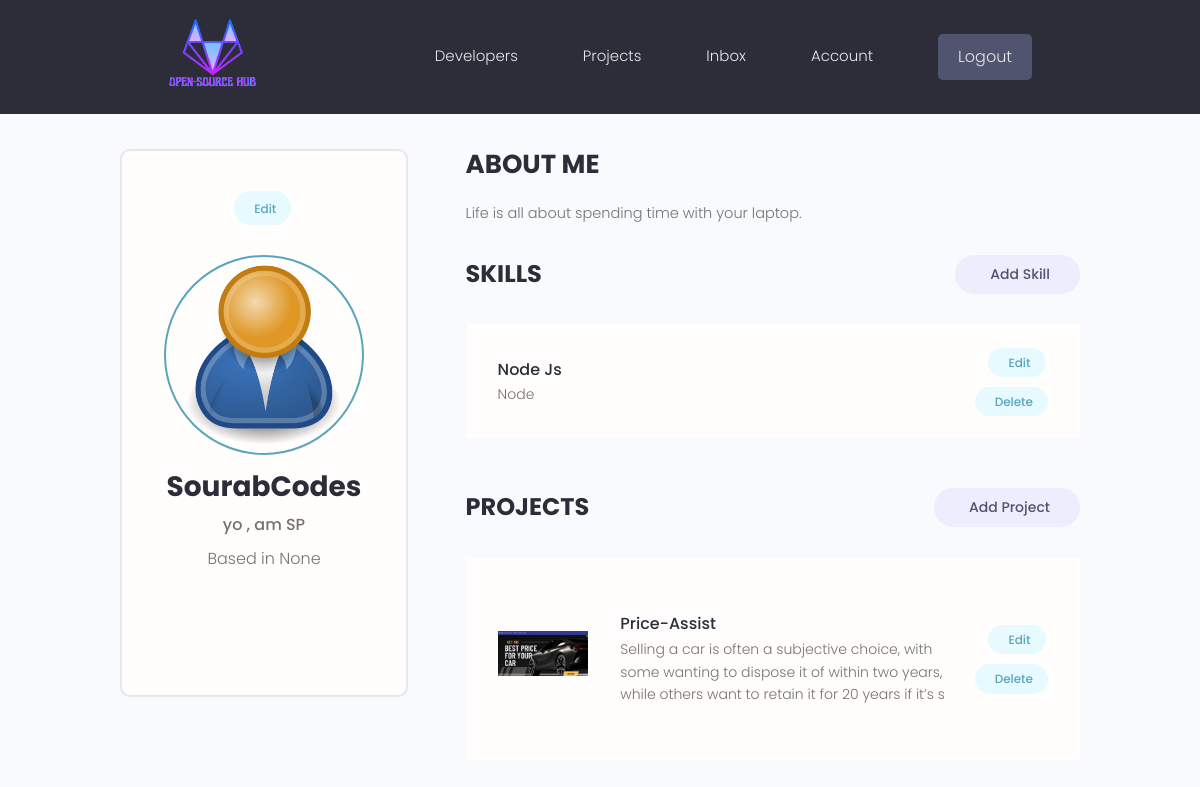
Page /users/account/ (signed in) on the committed database.
### users/models.py (models this page shows, shortened)
class Profile(models.Model):
    user=models.OneToOneField(User, on_delete=models.CASCADE, null=True,blank=True)
    name=models.CharField(max_length=200,blank=True,null=True)
    email=models.EmailField(max_length=500, blank=True, null=True)
    username=models.CharField(max_length=200,blank=True,null=True)
    location=models.CharField(max_length=200,blank=True,null=True)
    short_intro=models.CharField(max_length=200,blank=True,null=True)
    bio=models.TextField(blank=True,null=True)
    profile_image=models.ImageField(null=True,blank=True, upload_to='profiles/',default="profiles/user-default.png")
    github=models.CharField(max_length=200,blank=True,null=True)
    linkedin=models.CharField(max_length=200,blank=True,null=True)
    portfolio=models.CharField(max_length=200,blank=True,null=True)
    created=models.DateTimeField(auto_now_add=True)
    id=models.UUIDField(default=uuid.uuid4,primary_key=True,editable=False)

class Skill(models.Model):
    owner=models.ForeignKey(
        Profile,on_delete=models.CASCADE,null=True,blank=True
    )
    name=models.CharField(max_length=200,blank=True,null=True)
    description=models.TextField(null=True, blank=True)
    created=models.DateTimeField(auto_now_add=True)
    id=models.UUIDField(default=uuid.uuid4,unique=True,primary_key=True,editable=False)

### projects/models.py (models this page shows, shortened)
class Project(models.Model):
    owner=models.ForeignKey(Profile,null=True,on_delete=models.SET_NULL)
    title=models.CharField(max_length=200)
    featured_image=models.ImageField(default="",null=True, blank=True)
    description=models.TextField(null=True,blank=True)
    demo_link=models.CharField(max_length=2000, null=True, blank=True)
    source_link=models.CharField(max_length=2000, null=True, blank=True)
    tags=models.ManyToManyField("Tag", blank=True)
    vote_total=models.IntegerField(default=0,null=True,blank=True)
    vote_ratio=models.IntegerField(default=0,null=True,blank=True)
    created=models.DateTimeField(auto_now_add=True)
    id=models.UUIDField(default=uuid.uuid4,unique=True,primary_key=True,editable=False)
    class Meta:
        ordering=['-vote_ratio','-vote_total','title']

### users/views.py (the view)
# urls.py: path('account/',views.UserAcccount,name='account'),
@login_required(login_url="login")
def UserAcccount(request):
    profile=request.user.profile
    skills=profile.skill_set.all()
    projects=profile.project_set.all()
    context={'profile':profile,'skills':skills,'projects':projects}
    return render(request,'users/account.html',context)

### users/templates/users/account.html (shortened to what this page needs)
{% extends 'basic.html' %}
{% block content %}
  <main class="settingsPage profile my-md">
    <div class="container">
      <div class="layout">
        <div class="column column--1of3">
          <div class="card text-center">
            <div class="card__body dev">
              <a class="tag tag--pill tag--main settings__btn" href="{% url 'edit_account'%}"> Edit</a>
              <img class="avatar avatar--xl dev__avatar" src="{{profile.profile_image.url}}" />
              <h2 class="dev__name">{{profile.name}}</h2>
              <p class="dev__title">{{profile.short_intro}}</p>
              <p class="dev__location">Based in {{profile.location}}</p>
              <ul class="dev__social">
              </ul>
            </div>
          </div>
        </div>
        <div class="column column--2of3">
          <div class="devInfo">
            <h3 class="devInfo__title">About Me</h3>
            <p class="devInfo__about">
              {{profile.bio}}
            </p>
          </div>
          <div class="settings">
            <h3 class="settings__title">Skills</h3>
            <a class="tag tag--pill tag--sub settings__btn tag--lg" href="{% url 'create_skill' %}"> Add Skill</a>
          </div>
          <table class="settings__table">
            {% for skill in skills %}
            <tr>
              <td class="settings__tableInfo">
                <h4>{{skill.name}}</h4>
                <p>
                  {{skill.description}}
                </p>
              </td>
              <td class="settings__tableActions">
                <a class="tag tag--pill tag--main settings__btn" href="{% url 'update_skill' skill.id %}"> Edit</a>
                <a class="tag tag--pill tag--main settings__btn" href="{% url 'delete_skill' skill.id %}?next=/account">
                  Delete</a>
              </td>
            </tr>
            {% endfor %}
          </table>
          <div class="settings">
            <h3 class="settings__title">Projects</h3>
            <a class="tag tag--pill tag--sub settings__btn tag--lg" href="{% url 'createproject'%}"> Add Project</a>
          </div>
          <table class="settings__table">
            {% for project in projects %}
            <tr>
              <td class="settings__thumbnail">
                <a href="{% url 'project' project.id %}"><img src="{{project.featured_image.url}}" alt="Project Thumbnail" /></a>
              </td>
              <td class="settings__tableInfo">
                <a href="{% url 'project' project.id %}">{{project.title}}</a>
                <p>
                  {{project.description|slice:"150"}}
                </p>
              </td>
              <td class="settings__tableActions">
                <a class="tag tag--pill tag--main settings__btn" href="{% url 'updateproject' project.id %}"> Edit</a>
                <a class="tag tag--pill tag--main settings__btn" href="{% url 'deleteproject' project.id %}?next=/account">
                  Delete</a>
              </td>
            </tr>
            {% endfor %}
          </table>
        </div>
      </div>
    </div>
  </main>
{% endblock content %}

### static/styles/app.css (style rules this page uses)
:root { --color-sub: #2d2d39; }
.card { border: 2px solid var(--color-light); }
img { width: 100%; }
.profile .card > .dev { padding: 4rem; }
.dev__avatar { display: block; margin: auto; }
.dev__name { color: var(--color-sub); font-size: 2.8rem; font-weight: 700; margin-top: 1rem; margin-bottom: 0.5rem; }
.dev__title { font-size: 1.6rem; font-weight: 500; line-height: 1.3; }
.dev__location { margin-top: 1rem; }
.dev__social { margin: 3rem 0; list-style: none; display: flex; justify-content: center; gap: 1.5rem; }
.devInfo { margin-bottom: 3rem; }
.devInfo__title, .devInfo__subtitle { font-size: 2.6rem; color: var(--color-sub); text-transform: uppercase; font-weight: 700; margin-bottom: 1.5rem; }
.devInfo__about, .devSkill__info { font-size: 1.45rem; line-height: 1.7; text-align: justify; }
.settingsPage .dev > .settings__btn { display: inline-block; margin-bottom: 3rem; }
.settings { display: flex; justify-content: space-between; align-items: center; }
.settings__title { font-size: 2.4rem; text-transform: uppercase; font-weight: 700; color: var(--color-sub); }
.settings__table { margin-top: 3rem; margin-bottom: 5rem; padding: 0 3rem; background: var(--color-white); }
.settings__table tr { width: 100%; }
.settings__table tr > td { padding: 2rem 0; }
.settings__thumbnail { width: 23%; min-width: 10rem; }
.settings__thumbnail img { padding-right: 3rem; height: 15rem; object-fit: contain; }
.settings__tableInfo { width: 100%; }
.settings__tableInfo h4, .settings__tableInfo a { padding-right: 1rem; width: auto; font-size: 1.6rem; font-weight: 500; color: var(--color-sub); }
.settings__tableInfo p { font-size: 1.4rem; }
.settings__tableActions { text-align: right; }

### static/uikit/styles/modules/_variables.css (style rules this page uses)
:root { --color-main: #5aa5b9; --color-main-light: #e6faff; --color-sub: #3f4156; --color-sub-light: #51546e; --color-sub-lighter: #ededfd; --color-text: #737373; --color-gray: #8b8b8b; --color-light: #e5e7eb; --color-light-gray: #767676; --color-bg: #f8fafd; --color-white: #fffefd; --color-white-light: #f3f3f3; --color-success: #359e64; --color-success-bg: #def8e8; --color-error: #fc4b0b; --color-error-bg: #fff2ee; --font-base: 'Poppins', arial, helvetica, 'Segoe UI', roboto, ubuntu, sans-serif; --font-monospace: 'Fira Code', 'Courier New', courier, monospace; --font-regular: 300; --font-medium: 500; --font-bold: 700; --generic-shadow: 1px 1px 5px #00000010; --generic-transition: all 0.3s ease-in-out; }

### static/uikit/styles/modules/_base.css (style rules this page uses)
* { margin: 0; padding: 0; box-sizing: border-box; text-rendering: optimizeLegibility; color: inherit; font-size: inherit; }
html { font-size: 50%; }
@media only screen and (min-width: 480px) { html { font-size: 56.25%; } }
@media only screen and (min-width: 1200px) { html { font-size: 62.5%; } }
body { line-height: 1.6; font-weight: 400; font-size: 1.5rem; color: var(--color-text); background-color: var(--color-bg); min-height: 100vh; }

### static/uikit/styles/modules/_typography.css (style rules this page uses)
* { font-family: var(--font-base); }
h2 { font-size: 3.6rem; font-weight: var(--font-bold); }
h3 { font-size: 3.2rem; font-weight: var(--font-medium); }
h4 { font-size: 2.8rem; font-weight: var(--font-medium); }
p, span, strong { font-size: 1.6rem; color: var(--color-text); font-weight: var(--font-regular); }
a { padding-bottom: 2px; text-decoration: none; display: inline-block; color: var(--color-main); font-weight: var(--font-medium); }

### static/uikit/styles/modules/_utilities.css (style rules this page uses)
.container { width: 92%; max-width: 165rem; margin: 0 auto; box-sizing: border-box; }
@media screen and (min-width: 1000px) { .container { width: 90%; } }
@media screen and (min-width: 1200px) { .container { width: 80%; } }
.text-center { text-align: center; }
.my-md { margin: 3rem auto; }

### static/uikit/styles/modules/_avatar.css (style rules this page uses)
.avatar { border-radius: 50%; border: 2px solid var(--color-main); object-fit: cover; }
.avatar--xl { height: 20rem; width: 20rem; }

### static/uikit/styles/modules/_card.css (style rules this page uses)
.card { border-radius: 1rem; background-color: var(--color-white); border: 1.5px solid var(--color-light); width: auto; height: auto; margin-top: 0.5rem; margin-bottom: 0.5rem; overflow: hidden; }
.card__body, .card__header { padding: 2rem 2.5rem; }

### static/uikit/styles/modules/_layout.css (style rules this page uses)
.layout { display: flex; flex-flow: row wrap; justify-content: space-between; }
.layout > .column { margin-bottom: 3rem; }
.layout > .column.column--1of3 { flex-basis: 30%; }
.layout > .column.column--2of3 { flex-basis: 64%; }

### rows in the picture
Profile: profile_image (placeholder picture), name "SourabCodes", short_intro "yo , am SP", location "None", bio "Life is all about spending time with your laptop."
Skill: name "Node Js", description "Node"
Project: featured_image (picture), title "Price-Assist", description "Selling a car is often a subjective choice, with some wanting to dispose it of within two years, while others want to retain it for 20 years if it’s s"
